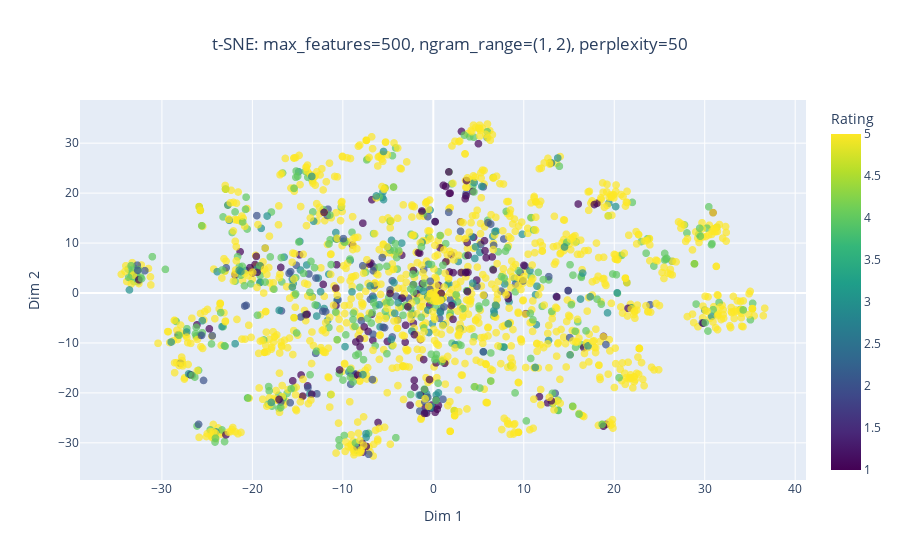

Notebook code for this chart:
### Code cell
def reduce_and_visualize(reviews, method="tsne", sample_size=1000, random_state=42, perplexity=30, intermediate_pca=True):
    """
    Reduces dimensionality using PCA or t-SNE and visualizes the results with points colored by review rating.
    
    Args:
        reviews (pd.DataFrame): Original dataset containing 'reviewText' and 'reviewRating'.
        method (str): The dimensionality reduction method ('pca' or 'tsne').
        sample_size (int): Number of rows to sample for testing.
        random_state (int): Random state for reproducibility.
        perplexity (int): Perplexity value for t-SNE.
        intermediate_pca (bool): Whether to apply PCA before t-SNE.
    """
    # Sample the dataset for testing
    if sample_size < len(reviews):
        sampled_reviews = reviews.sample(n=sample_size, random_state=random_state).reset_index(drop=True)
    else:
        sampled_reviews = reviews.reset_index(drop=True)

    # Extract the relevant columns after sampling
    review_texts = sampled_reviews['reviewTextClean']
    review_ratings = sampled_reviews['reviewRating']  # Correctly aligned with reviewTextClean
    review_text = sampled_reviews['reviewText']

    # Simplified parameter grid
    param_grid = {
        'max_features': [500],                # Single value for faster processing
        'ngram_range': [(1, 2)],              # Focus on bigrams
        'min_df': [1],                        # Single min_df value
        'max_df': [0.8]                       # Single max_df value
    }
    
    for max_features, ngram_range, min_df, max_df in product(
        param_grid['max_features'], 
        param_grid['ngram_range'], 
        param_grid['min_df'], 
        param_grid['max_df']
    ):
        print(f"Testing Parameters: max_features={max_features}, ngram_range={ngram_range}, min_df={min_df}, max_df={max_df}")
        
        # Initialize TF-IDF
        tfidf = TfidfVectorizer(
            max_features=max_features,
            ngram_range=ngram_range,
            min_df=min_df,
            max_df=max_df
        )
        
        try:
            # Fit and transform the data
            X_tfidf = tfidf.fit_transform(review_texts)
            
            # Extract the most important term for each review
            feature_names = np.array(tfidf.get_feature_names_out())
            top_terms = feature_names[np.argmax(X_tfidf.toarray(), axis=1)]
            
            # Intermediate PCA step for t-SNE
            if intermediate_pca and method.lower() == "tsne":
                print("Applying intermediate PCA...")
                pca = PCA(n_components=50, random_state=random_state)
                X_reduced = pca.fit_transform(X_tfidf.toarray())
            else:
                X_reduced = X_tfidf.toarray()
            
            # Dimensionality reduction
            if method.lower() == "pca":
                reducer = PCA(n_components=2, random_state=random_state)
                reduced_data = reducer.fit_transform(X_reduced)
                title = f"PCA: max_features={max_features}, ngram_range={ngram_range}"
            
            elif method.lower() == "tsne":
                reducer = TSNE(n_components=2, perplexity=perplexity, random_state=random_state, n_iter=500)
                reduced_data = reducer.fit_transform(X_reduced)
                title = f"t-SNE: max_features={max_features}, ngram_range={ngram_range}, perplexity={perplexity}"
            
            else:
                raise ValueError("Invalid method. Choose 'pca' or 'tsne'.")
            
            # Prepare hover data
            hover_data = pd.DataFrame({
                'reviewText': review_text,  # Original review text
            })

            # Plot the reduced data with points colored by review rating
            plot_embeddings(
                reduced_data, 
                title, 
                labels=review_ratings,  # Points are colored by review ratings
                hover_data=hover_data,
                top_terms=top_terms
            )
        
        except Exception as e:
            print(f"Failed for parameters: {e}")


reduce_and_visualize(
    reviews=reviews,            # Pass the full dataset
    method="tsne",              # Choose "tsne" for t-SNE or "pca" for PCA
    sample_size=2000,           # Test on a sample of 2000 reviews
    random_state=42,            # Set a random state for reproducibility
    perplexity=50,              # Set the perplexity for t-SNE
    intermediate_pca=True       # Apply PCA before t-SNE
)

### Figure 1 — Plotly figure (JSON) as saved in the notebook; plotly's stock layout.template omitted (floating-point values rounded to 4 significant figures; data arrays with more than 128 entries replaced by an {"elided": "..."} marker saying what was removed)
{"data": [{"customdata": {"elided": "2000x1 str values"}, "hovertemplate": "Dim 1=%{x}<br>Dim 2=%{y}<br>Top Term=%{customdata[0]}<br>Rating=%{marker.color}<extra></extra>", "legendgroup": "", "marker": {"color": {"elided": "2000 int values"}, "coloraxis": "coloraxis", "opacity": 0.7, "size": 8, "symbol": "circle"}, "mode": "markers", "name": "", "showlegend": false, "type": "scattergl", "x": {"elided": "2000 float values"}, "xaxis": "x", "y": {"elided": "2000 float values"}, "yaxis": "y"}], "layout": {"coloraxis": {"colorbar": {"title": {"text": "Rating"}}, "colorscale": [[0, "#440154"], [0.1111, "#482878"], [0.2222, "#3e4989"], [0.3333, "#31688e"], [0.4444, "#26828e"], [0.5556, "#1f9e89"], [0.6667, "#35b779"], [0.7778, "#6ece58"], [0.8889, "#b5de2b"], [1, "#fde725"]]}, "legend": {"orientation": "h", "tracegroupgap": 0, "y": -0.2}, "title": {"text": "t-SNE: max_features=500, ngram_range=(1, 2), perplexity=50", "x": 0.5}, "xaxis": {"anchor": "y", "domain": [0, 1], "title": {"text": "Dim 1"}}, "yaxis": {"anchor": "x", "domain": [0, 1], "title": {"text": "Dim 2"}}}}
